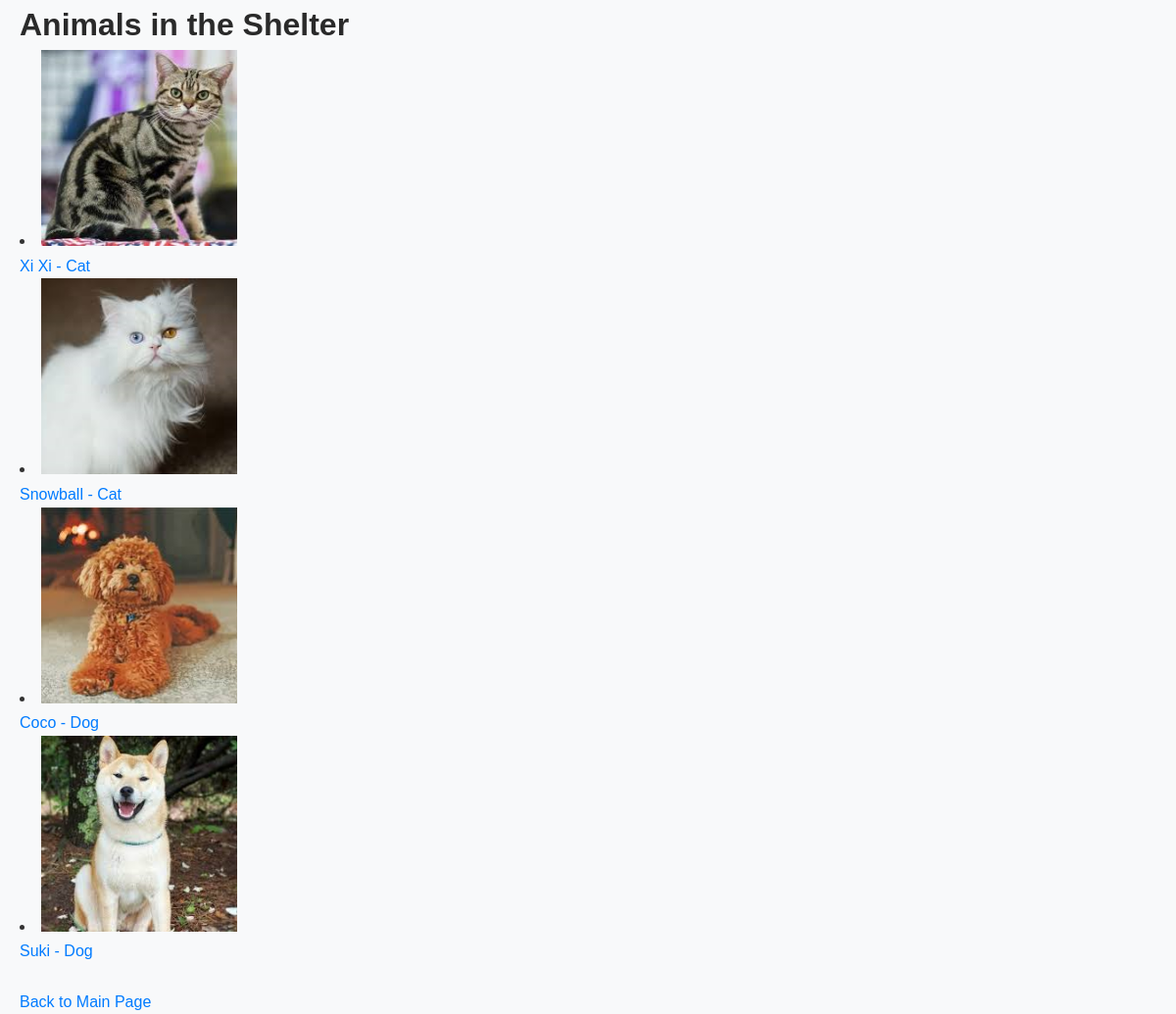
/animals/, run on the app's committed database.
### shelterapp/models.py (models this page shows, shortened)
class Animal(models.Model):
    animalID = models.AutoField(primary_key=True)
    name = models.CharField(max_length=100)
    species = models.CharField(max_length=100)
    breed = models.CharField(max_length=100)
    age = models.IntegerField()
    gender = models.CharField(max_length=10)
    dateOfArrival = models.DateField()
    adoptedOrNot = models.IntegerField()
    healthStatus = models.CharField(max_length=100)
    description = models.TextField()
    locationID = models.IntegerField()
    reasonForIntake = models.CharField(max_length=100)
    adoptionFee = models.IntegerField()

### shelterapp/views.py (the view)
# urls.py: path('animals/', views.view_animals, name='view_animals'),  # View list of animals
def view_animals(request):
    animals = Animal.objects.all()
    return render(request, 'view_animals.html', {'animals': animals})

### shelterapp/templates/view_animals.html (shortened to what this page needs)
<!DOCTYPE html>
<html lang="en">
<head>
    {% load static %}
    <link rel="stylesheet" href="{% static 'shelterapp/css/style.css' %}">
</head>
<body>
    <h1>Animals in the Shelter</h1>
    <table>
        {% for animal in animals %}
            <li>
                <img src="{% static 'shelterapp/images/animals/' %}{{ animal.animalID }}.png" alt="{{ animal.name }}" width="200" height="200">
                <br>
                <a href="{% url 'animal_profile' animal.animalID %}">
                    {{ animal.name }} - {{ animal.species }}
                </a>
            </li>
        {% empty %}
        <tr>
            <td colspan="11">No animals available.</td>
        </tr>
        {% endfor %}
    </table>
    <br>
    <a href="{% url 'default_page' %}">Back to Main Page</a>
</body>
</html>

### shelter/static/shelterapp/css/style.css (style rules this page uses)
* { margin: 0; padding: 0; box-sizing: border-box; }
body { font-family: "Arial", sans-serif; line-height: 1.6; background-color: #f8f9fa; color: #333; padding: 0 20px; }
h1, h2, h3 { color: #2a2a2a; }
a { text-decoration: none; color: #007bff; }

### data on the page
Animal: shows a picture, name "Xi Xi", species "Cat"
Animal: shows a picture, name "Snowball", species "Cat"
Animal: shows a picture, name "Coco", species "Dog"
Animal: shows a picture, name "Suki", species "Dog"
